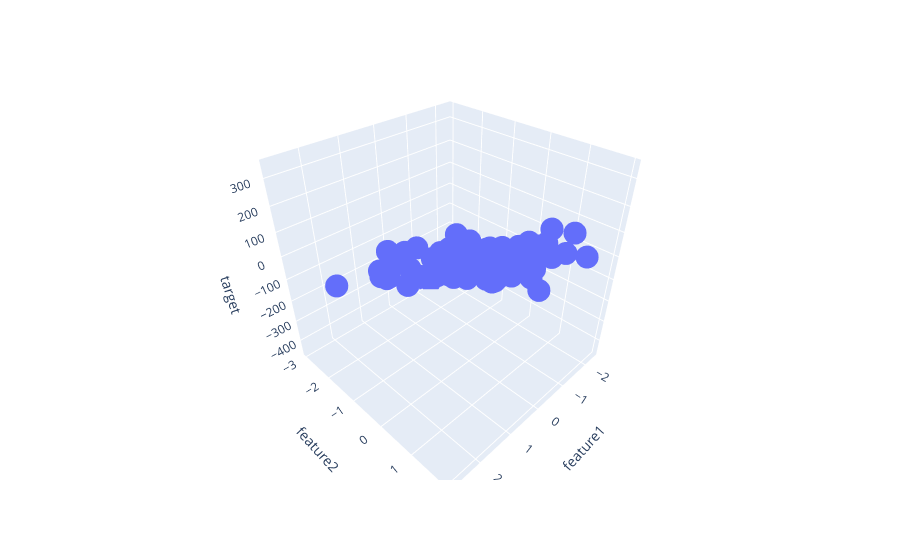

The code cell stored with this chart in its notebook:
### Code cell
fig = plt.scatter_3d(df,x='feature1', y='feature2',z='target')
fig.show()
